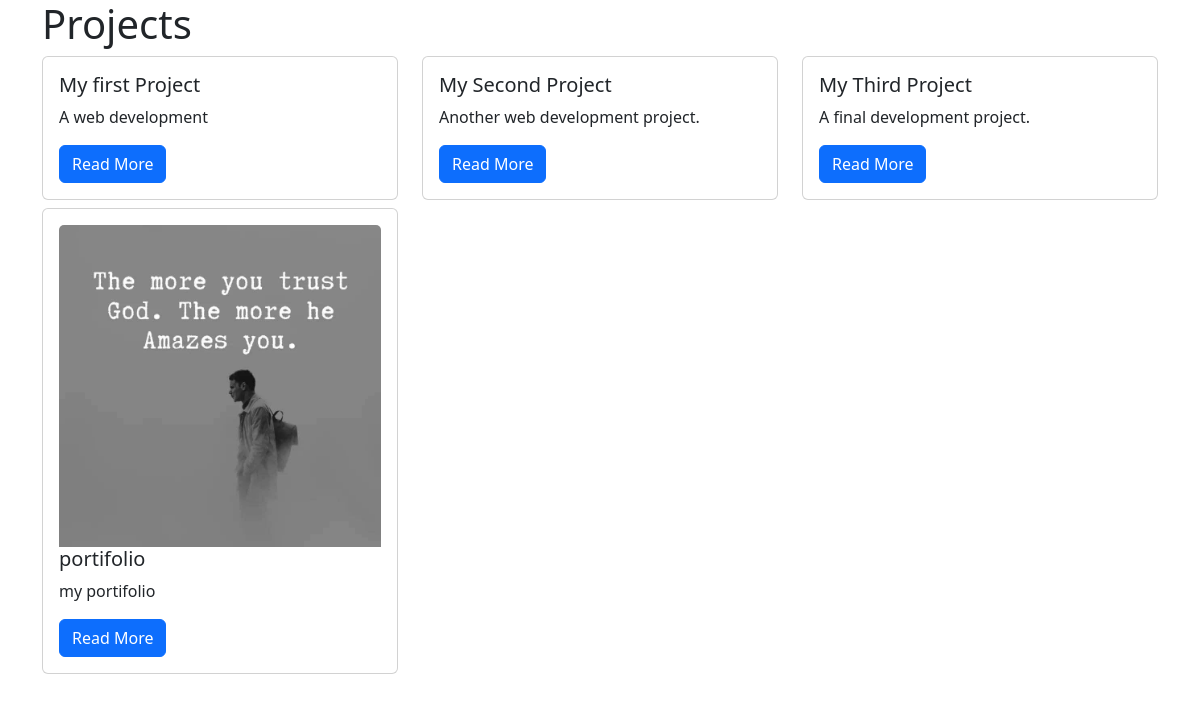
/projects/, run on the app's committed database.
### projects/models.py (models this page shows)
class Project(models.Model):
    title=models.CharField(max_length=100)
    description=models.TextField()
    technology=models.CharField(max_length=20)
    image=models.FileField(upload_to="project_images/",blank=True)

### projects/views.py (the view)
# urls.py: path("", views.project_index, name="project_index"),
def project_index(request):
    projects=Project.objects.all()
    context={
        "projects":projects
    }
    return render(request,"projects/project_index.html",context)

### projects/templates/projects/project_index.html
{% extends "base.html" %}
{% block page_content %}
<h1>Projects</h1>
<div class="row">
    {% for project in projects  %}
    <div class="col-md-4">
        <div class="card mb-2">
            <div class="card-body">
                {% if project.image %}
                <img class="card-img-top" src="{{ project.image.url }}">
            {% endif %}
                <h5 class="card-title">{{ project.title }}</h5>
                <p class="card-text">{{ project.description }}</p>
                <a href="{% url 'project_detail' project.pk %}"
                   class="btn btn-primary">
                    Read More
                </a>
            </div>
        </div>
    </div>
      {% endfor %}
    {% endblock %}

### templates/base.html (shortened to what this page needs)
<!DOCTYPE html>
<html lang="en">
<head>
    <link
        href="https://cdn.jsdelivr.net/npm/bootstrap@5.3.1/dist/css/bootstrap.min.css"
        rel="stylesheet"
    >
</head>
<body class="container">
{% block page_content %}
{% endblock %}
</body>
</html>

### data on the page
Project: title "My first Project", description "A web development"
Project: title "My Second Project", description "Another web development project."
Project: title "My Third Project", description "A final development project."
Project: image (picture), title "portifolio", description "my portifolio"
